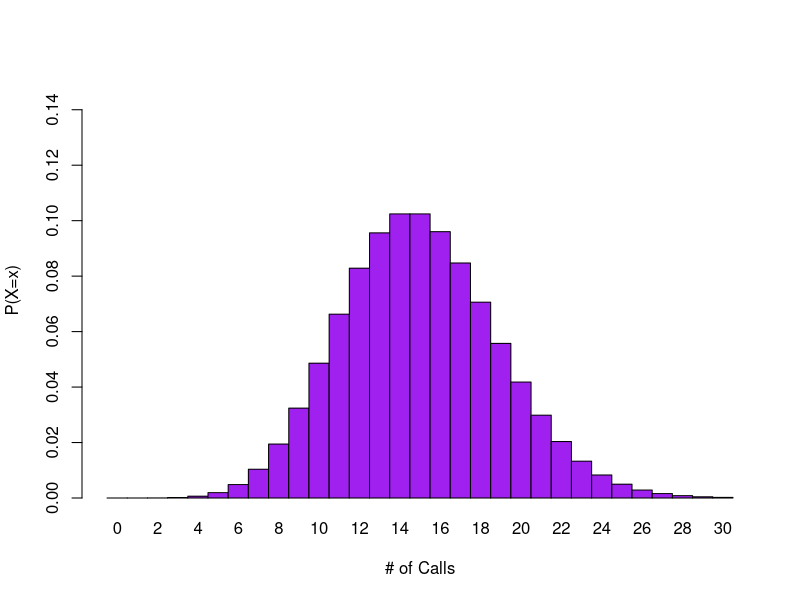
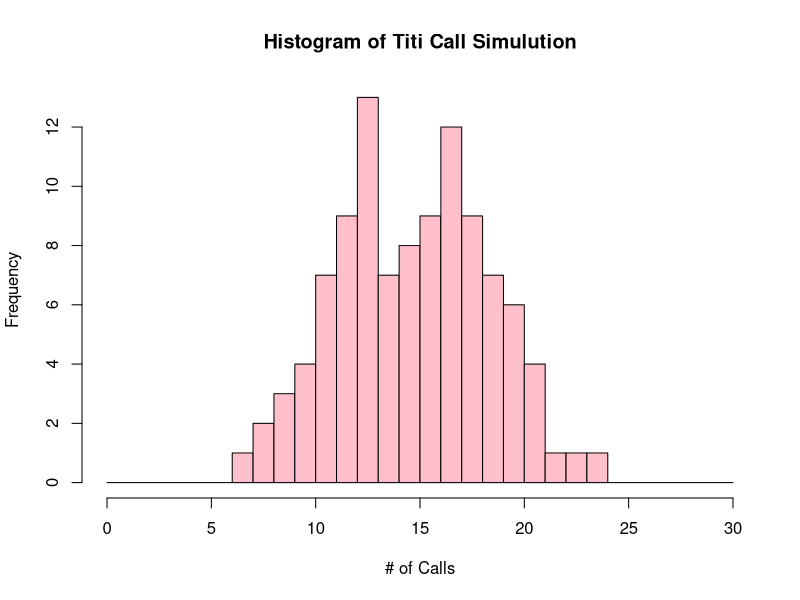

Source code (R) for these figures, in order:
## ---- chunk 1
1 - ppois(7, 15) # P(calls >= 8) = 1 - P(calls < 8)
## ---- chunk 2
dpois(0, 15) # P(calls = 0)
## ---- chunk 3
dpois(3, 15)
## ---- chunk 4
barplot(dpois(x=0:30, lambda=15), ylim=c(0,0.15), space=0, names.arg=0:30, col = "purple", ylab="P(X=x)", xlab="# of Calls")
## ---- chunk 5
set.seed(1) # seed makes sure same random numbers will be generated
simulation <- rpois(104, 15) # simulation with 104 random samples
simulation # print simulation results
summary(simulation)
## ---- chunk 6
hist(simulation, breaks = seq(0,30, by = 1), xlim = c(0,30), xlab = "# of Calls", ylab = "Frequency", col = "pink", main = "Histogram of Titi Call Simulution")
